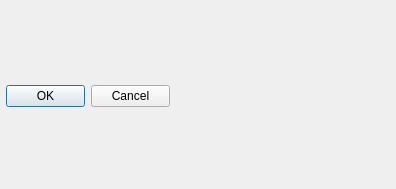
<?xml version="1.0" encoding="UTF-8"?>
<ui version="4.0">
 <class>InputDialog</class>
 <widget class="QDialog" name="InputDialog">
  <property name="geometry">
   <rect>
    <x>0</x>
    <y>0</y>
    <width>396</width>
    <height>189</height>
   </rect>
  </property>
  <property name="windowTitle">
   <string>Dialog</string>
  </property>
  <widget class="QDialogButtonBox" name="buttonBox">
   <property name="geometry">
    <rect>
     <x>6</x>
     <y>80</y>
     <width>164</width>
     <height>32</height>
    </rect>
   </property>
   <property name="orientation">
    <enum>Qt::Horizontal</enum>
   </property>
   <property name="standardButtons">
    <set>QDialogButtonBox::Cancel|QDialogButtonBox::Ok</set>
   </property>
  </widget>
 </widget>
 <resources/>
 <connections>
  <connection>
   <sender>buttonBox</sender>
   <signal>accepted()</signal>
   <receiver>InputDialog</receiver>
   <slot>accept()</slot>
   <hints>
    <hint type="sourcelabel">
     <x>248</x>
     <y>254</y>
    </hint>
    <hint type="destinationlabel">
     <x>157</x>
     <y>274</y>
    </hint>
   </hints>
  </connection>
  <connection>
   <sender>buttonBox</sender>
   <signal>rejected()</signal>
   <receiver>InputDialog</receiver>
   <slot>reject()</slot>
   <hints>
    <hint type="sourcelabel">
     <x>316</x>
     <y>260</y>
    </hint>
    <hint type="destinationlabel">
     <x>286</x>
     <y>274</y>
    </hint>
   </hints>
  </connection>
 </connections>
</ui>
